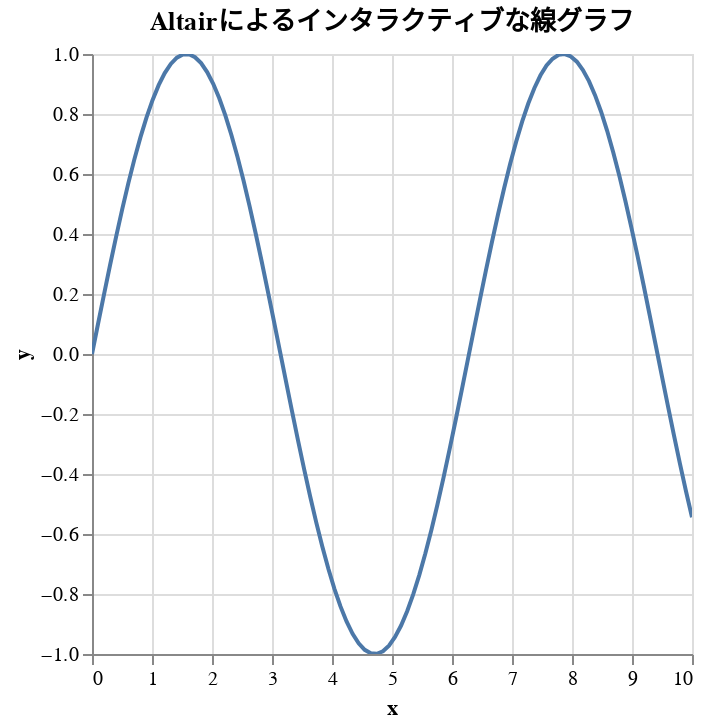

The cell this chart's notebook holds for it:
### Markdown cell above
## Altairによる宣言的データ可視化

`Altair`は「宣言的」可視化ライブラリであり、データと可視化仕様を簡潔に記述できる点が特徴です。JupyterLab上では、インタラクティブな描画をHTMLレンダリングとして表示できます。

### Code cell
import altair as alt
import pandas as pd
import numpy as np

df = pd.DataFrame({
    "x": np.linspace(0, 10, 100),
    "y": np.sin(np.linspace(0, 10, 100))
})

chart = alt.Chart(df).mark_line().encode(
    x="x",
    y="y"
).properties(
    title="Altairによるインタラクティブな線グラフ"
).interactive()

chart

### Figure 1 — Vega-Lite specification as saved in the notebook (floating-point values rounded to 4 significant figures)
{"config": {"view": {"continuousWidth": 300, "continuousHeight": 300}}, "data": {"name": "data-666c8607062deecaa46c0b6a94e44ce7"}, "mark": {"type": "line"}, "encoding": {"x": {"field": "x", "type": "quantitative"}, "y": {"field": "y", "type": "quantitative"}}, "params": [{"name": "param_1", "select": {"type": "interval", "encodings": ["x", "y"]}, "bind": "scales"}], "title": "Altairによるインタラクティブな線グラフ", "$schema": "https://vega.github.io/schema/vega-lite/v5.20.1.json", "datasets": {"data-666c8607062deecaa46c0b6a94e44ce7": [{"x": 0.0, "y": 0.0}, {"x": 0.101, "y": 0.1008}, {"x": 0.202, "y": 0.2006}, {"x": 0.303, "y": 0.2984}, {"x": 0.404, "y": 0.3931}, {"x": 0.5051, "y": 0.4839}, {"x": 0.6061, "y": 0.5696}, {"x": 0.7071, "y": 0.6496}, {"x": 0.8081, "y": 0.723}, {"x": 0.9091, "y": 0.7889}, {"x": 1.01, "y": 0.8469}, {"x": 1.111, "y": 0.8962}, {"x": 1.212, "y": 0.9364}, {"x": 1.313, "y": 0.967}, {"x": 1.414, "y": 0.9878}, {"x": 1.515, "y": 0.9985}, {"x": 1.616, "y": 0.999}, {"x": 1.717, "y": 0.9893}, {"x": 1.818, "y": 0.9696}, {"x": 1.919, "y": 0.9399}, {"x": 2.02, "y": 0.9007}, {"x": 2.121, "y": 0.8523}, {"x": 2.222, "y": 0.7952}, {"x": 2.323, "y": 0.73}, {"x": 2.424, "y": 0.6574}, {"x": 2.525, "y": 0.5781}, {"x": 2.626, "y": 0.4928}, {"x": 2.727, "y": 0.4026}, {"x": 2.828, "y": 0.3082}, {"x": 2.929, "y": 0.2107}, {"x": 3.03, "y": 0.1111}, {"x": 3.131, "y": 0.01028}, {"x": 3.232, "y": -0.09061}, {"x": 3.333, "y": -0.1906}, {"x": 3.434, "y": -0.2886}, {"x": 3.535, "y": -0.3837}, {"x": 3.636, "y": -0.4748}, {"x": 3.737, "y": -0.5612}, {"x": 3.838, "y": -0.6418}, {"x": 3.939, "y": -0.7158}, {"x": 4.04, "y": -0.7826}, {"x": 4.141, "y": -0.8414}, {"x": 4.242, "y": -0.8916}, {"x": 4.343, "y": -0.9327}, {"x": 4.444, "y": -0.9643}, {"x": 4.545, "y": -0.9861}, {"x": 4.646, "y": -0.9978}, {"x": 4.747, "y": -0.9994}, {"x": 4.848, "y": -0.9908}, {"x": 4.949, "y": -0.972}, {"x": 5.051, "y": -0.9434}, {"x": 5.152, "y": -0.9051}, {"x": 5.253, "y": -0.8576}, {"x": 5.354, "y": -0.8014}, {"x": 5.455, "y": -0.737}, {"x": 5.556, "y": -0.6651}, {"x": 5.657, "y": -0.5864}, {"x": 5.758, "y": -0.5017}, {"x": 5.859, "y": -0.412}, {"x": 5.96, "y": -0.318}, {"x": 6.061, "y": -0.2207}, {"x": 6.162, "y": -0.1213}, {"x": 6.263, "y": -0.02056}, {"x": 6.364, "y": 0.08036}, {"x": 6.465, "y": 0.1805}, {"x": 6.566, "y": 0.2787}, {"x": 6.667, "y": 0.3742}, {"x": 6.768, "y": 0.4658}, {"x": 6.869, "y": 0.5526}, {"x": 6.97, "y": 0.6338}, {"x": 7.071, "y": 0.7086}, {"x": 7.172, "y": 0.7761}, {"x": 7.273, "y": 0.8358}, {"x": 7.374, "y": 0.8869}, {"x": 7.475, "y": 0.9289}, {"x": 7.576, "y": 0.9615}, {"x": 7.677, "y": 0.9843}, {"x": 7.778, "y": 0.9971}, {"x": 7.879, "y": 0.9997}, {"x": 7.98, "y": 0.9921}, {"x": 8.081, "y": 0.9744}, {"x": 8.182, "y": 0.9467}, {"x": 8.283, "y": 0.9094}, {"x": 8.384, "y": 0.8629}, {"x": 8.485, "y": 0.8075}, {"x": 8.586, "y": 0.7439}, {"x": 8.687, "y": 0.6727}, {"x": 8.788, "y": 0.5947}, {"x": 8.889, "y": 0.5106}, {"x": 8.99, "y": 0.4213}, {"x": 9.091, "y": 0.3277}, {"x": 9.192, "y": 0.2308}, {"x": 9.293, "y": 0.1315}, {"x": 9.394, "y": 0.03083}, {"x": 9.495, "y": -0.07011}, {"x": 9.596, "y": -0.1703}, {"x": 9.697, "y": -0.2688}, {"x": 9.798, "y": -0.3646}, {"x": 9.899, "y": -0.4566}, {"x": 10.0, "y": -0.544}]}}
